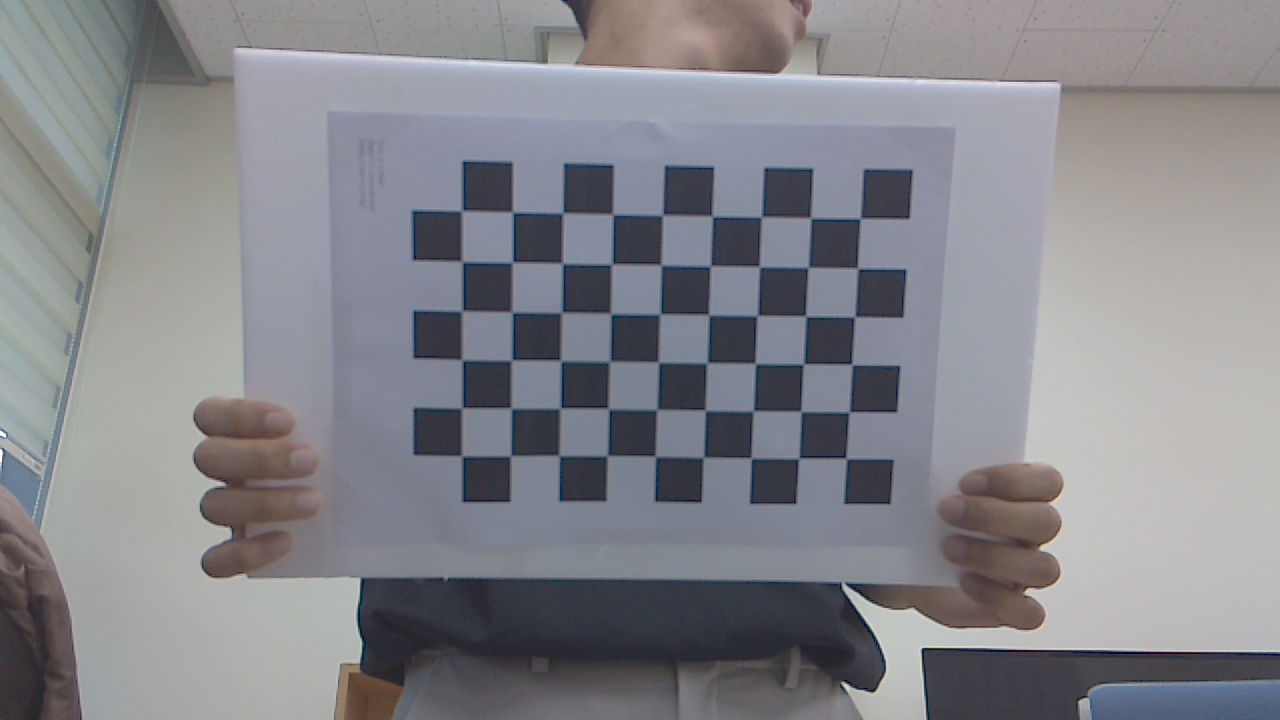
//> input picture test_codes/checkimage_dataset1/00000.png, 1280 x 720 px; its folder holds only this picture in this run
$ ./calibration   (built with g++ and OpenCV 4)
//> lines starting //> are read from the running program, lines starting //| are printed output that depends on the picture; after the words box and inside, x2 and y2 are one past the last pixel; in counts of white or black regions, pixels touching at a corner belong together
#include <iostream>
#include <opencv2/opencv.hpp>
#include <opencv2/calib3d.hpp>
#include <opencv2/highgui.hpp>
#include <opencv2/imgproc.hpp>

int main(int argc, char** argv){
    (void)argc;
    (void)argv;

    std::vector<cv::String> fileNames;
    cv::glob("../checkimage_dataset1/*.png", fileNames, false);
    cv::Size patternSize(10 - 1, 7 - 1);
    std::vector<std::vector<cv::Point2f>> q(fileNames.size());

    std::vector<std::vector<cv::Point3f>> Q;
    // 1. Generate checkerboard (world) coordinates Q. The board has 10 x 7
    // field with a size of 4cm x 4cm (40 x 40mm)
    // 35mm 35mm

    int checker_board[2] = {10, 7};
    // Define the world coordinate for 3D points
    std::vector<cv::Point3f> objp;
    for(int i=1; i<checker_board[1]; i++){
        for(int j=1; j<checker_board[0]; j++){
            objp.push_back(cv::Point3f(j, i, 0));
        }
    }

    std::vector<cv::Point2f> imgPoints;
    // Detect feature points
    std::size_t i = 0;
    for(auto const &f : fileNames){
        std::cout << std::string(f) << std::endl;

        // 2. Read in the image an call cv::findChessboardCorners()
        cv::Mat img = cv::imread(fileNames[i]);
//> img is the input picture: 720 rows x 1280 cols, CV_8UC3; mean B, G, R 138.7, 133.5, 133
        std::cout << "image size " << img.size() << std::endl;
//| image size [1280 x 720]
        cv::Mat gray;

        // make gray image
        cv::cvtColor(img, gray, cv::COLOR_BGR2GRAY);
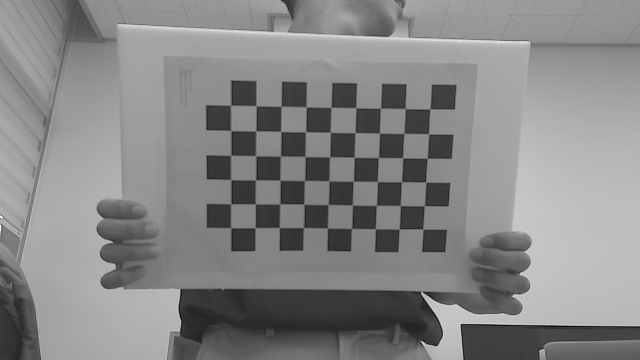
//> gray: 720 rows x 1280 cols, CV_8UC1 (shown at 1/2 size); min 4, max 255, mean 133.9

        bool patternFound = cv::findChessboardCorners(gray, patternSize, q[i],
                cv::CALIB_CB_ADAPTIVE_THRESH + cv::CALIB_CB_NORMALIZE_IMAGE + cv::CALIB_CB_FAST_CHECK);
//> q = 1 point lists; patternFound = true

        // 2. Use cv::cornerSubPix() to refine the found corner detections
        if(patternFound){
            std::cout << "FOUND!!" << std::endl;
            cv::cornerSubPix(gray, q[i], cv::Size(11, 11), cv::Size(-1, -1), cv::TermCriteria(cv::TermCriteria::EPS + cv::TermCriteria::MAX_ITER, 30, 0.1));
            Q.push_back(objp);
        }

        cv::drawChessboardCorners(img, patternSize, q[i], patternFound);
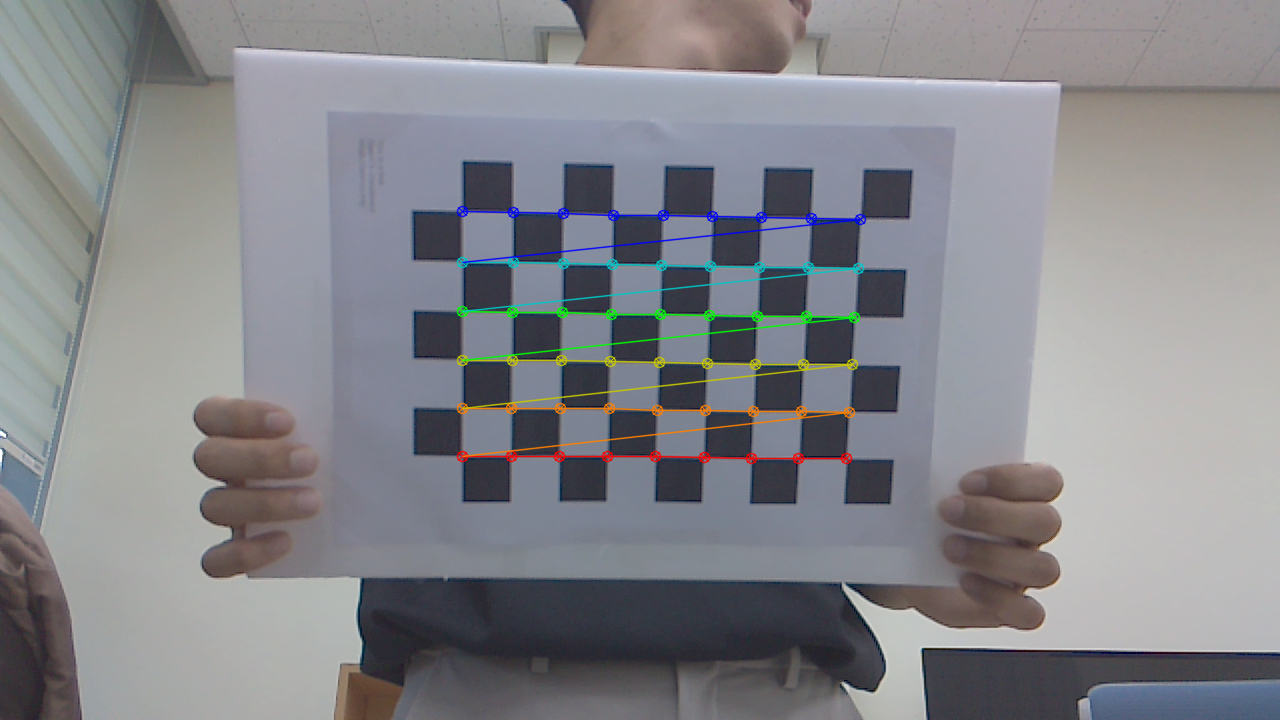
//> img: 720 rows x 1280 cols, CV_8UC3; 1.86% of pixels changed, all inside (x1, y1, x2, y2) = (456, 205, 867, 465)
        cv::imshow("detection", img);
        cv::waitKey(5);

        i++;
    }
    cv::Matx33f K(cv::Matx33f::eye()); // instrinsic camera matrix
    cv::Vec<float, 5> k(0, 0, 0, 0, 0); // distortion coefficients

    std::vector<cv::Mat> rvecs, tvecs;
    std::vector<double> stdIntrinsics, stdExtrinsics, perViewErrors;
    int flags = cv::CALIB_FIX_ASPECT_RATIO + cv::CALIB_FIX_K3 + cv::CALIB_ZERO_TANGENT_DIST + cv::CALIB_FIX_PRINCIPAL_POINT;
    // frame size = 1280 720
    cv::Size frameSize(4032, 3024);

    std::cout << "Calibrating . . . " << std::endl;
    std::cout << "Q is size = " << Q.size() << " q size is = " << q.size() << std::endl;
//| Q is size = 1 q size is = 1


    // 4. Call "float error = cv::calibrateCamera()" with the input coordinate
    // and output parameters as declared above ...
    float error = cv::calibrateCamera(Q, q, frameSize, K, k, rvecs, tvecs, flags);
//> K = [[9828.1, 0, 2015.5], [0, 9828.1, 1511.5], [0, 0, 1]]; k = [-1.93, 24.76, 0, 0, 0]; error = 1.12

    std::cout << "Reprojection error = " << error << "\nK = \n" << K << "\nk = \n" << k << std::endl;
//| Reprojection error = 1.12208
//| K =
//| [9828.1094, 0, 2015.5;
//|  0, 9828.1094, 1511.5;
//|  0, 0, 1]
//| k =
//> (the first 6 of 7 printed lines)

    // Precompute lens correction interplation
    cv::Mat mapX, mapY;
    cv::initUndistortRectifyMap(K, k, cv::Matx33f::eye(), K, frameSize, CV_32FC1, mapX, mapY);
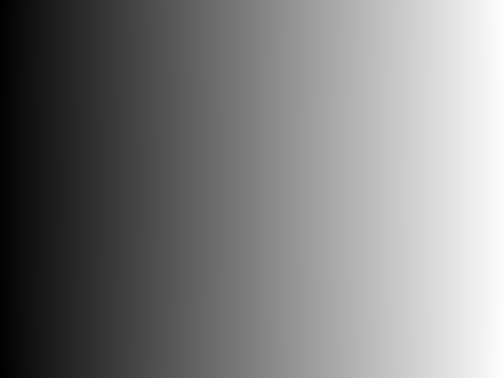
//> mapX: 3024 rows x 4032 cols, CV_32FC1 (shown at 1/8 size); min 40.31, max 3990.7, mean 2015.5; drawn with min black and max white
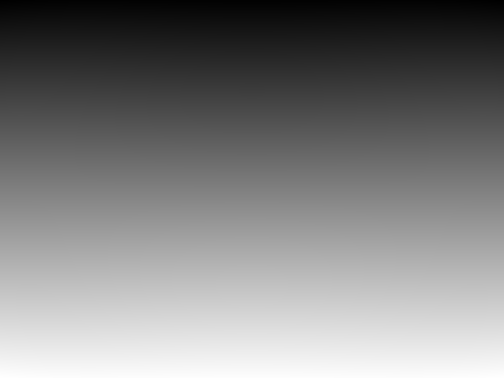
//> mapY: 3024 rows x 4032 cols, CV_32FC1 (shown at 1/8 size); min 30.23, max 2992.8, mean 1511.5; drawn with min black and max white

    for(auto const &f : fileNames){
        std::cout << std::string(f) << std::endl;
        cv::Mat img = cv::imread(f, cv::IMREAD_COLOR);

        cv::Mat imgUndistorted;
        // 5. Remap the image using the precomputed interpolation maps.
        cv::remap(img, imgUndistorted, mapX, mapY, cv::INTER_LINEAR);
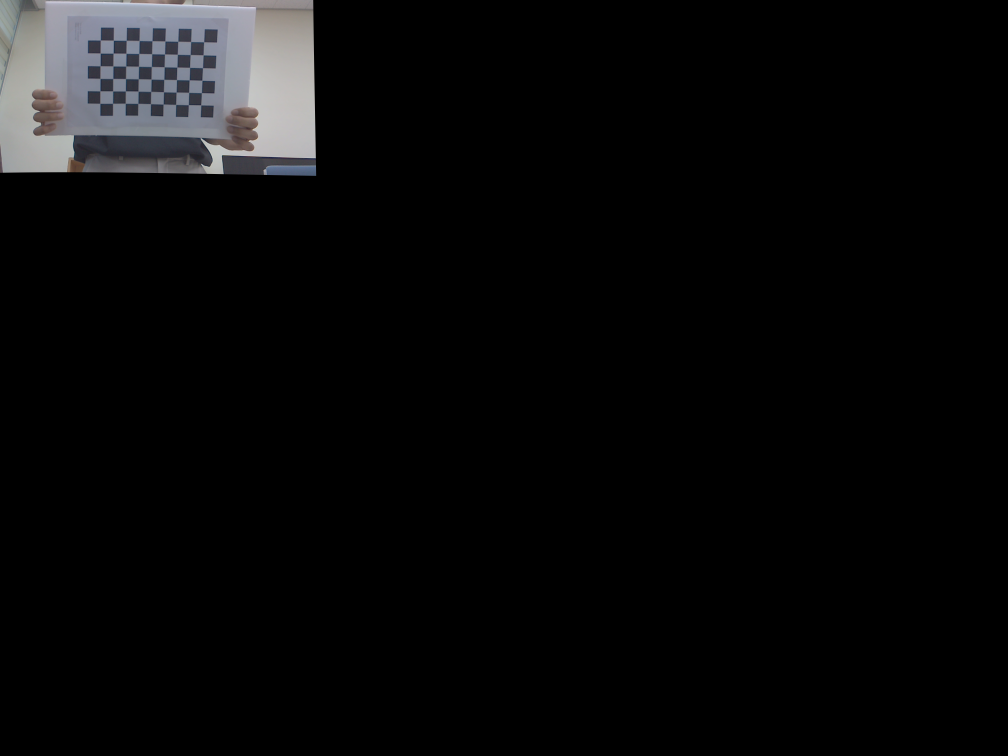
//> imgUndistorted: 3024 rows x 4032 cols, CV_8UC3 (shown at 1/4 size); mean B, G, R 9.9, 9.5, 9.4

        cv::imshow("undistorted image", imgUndistorted);
        cv::waitKey(0);
    }

    return 0;
}

$ run again, on test_codes/checkimage_dataset1/00004.png
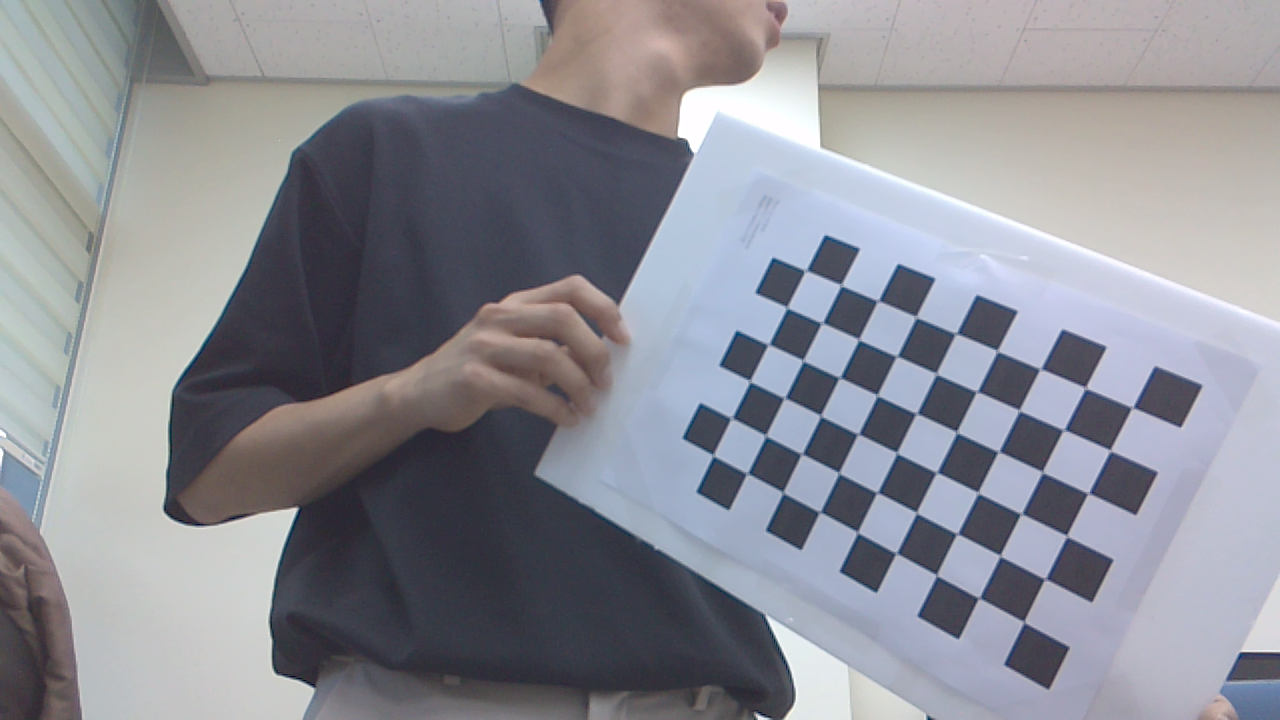
//> input picture test_codes/checkimage_dataset1/00004.png, 1280 x 720 px
//> img is the input picture: 720 rows x 1280 cols, CV_8UC3; mean B, G, R 148.7, 141.1, 140
//| image size [1280 x 720]
//> q = 1 point lists; patternFound = true
//> `cv::drawChessboardCorners(img, patternSize, q[i], patternFound);`:
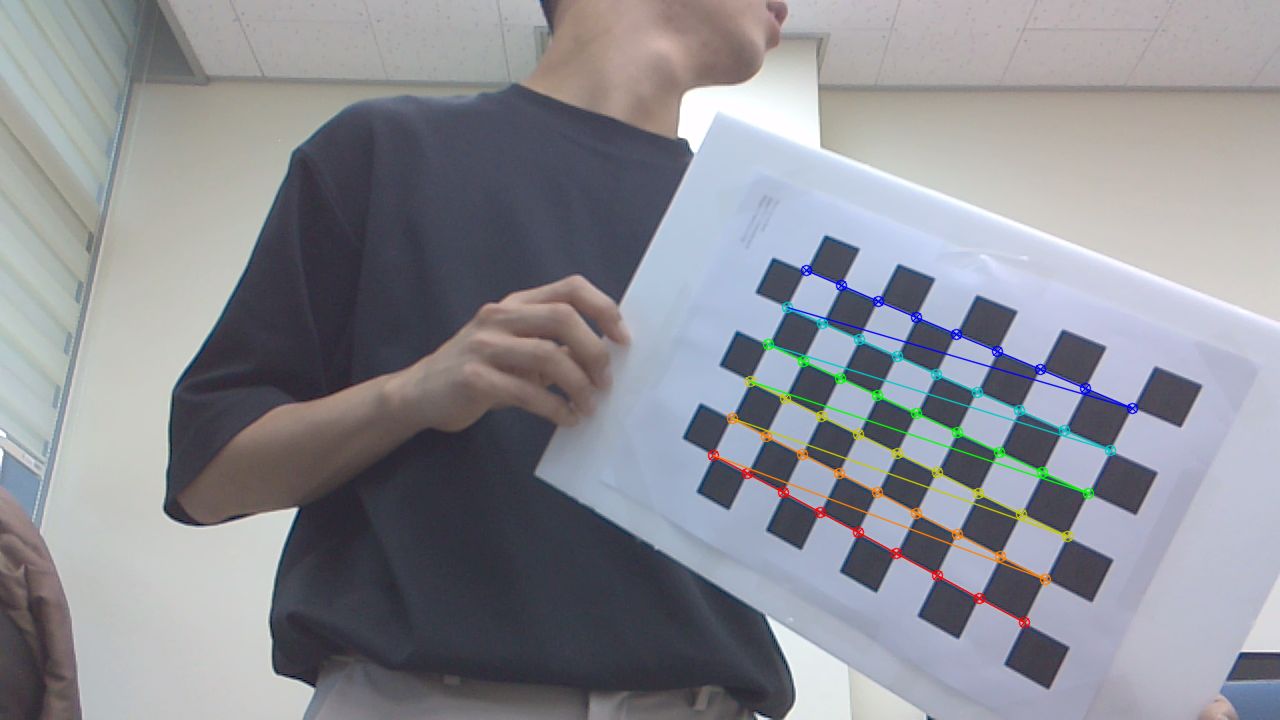
//> img: 720 rows x 1280 cols, CV_8UC3; 1.64% of pixels changed, all inside (x1, y1, x2, y2) = (707, 264, 1139, 629)
//| Q is size = 1 q size is = 1
//> K = [[3207, 0, 2015.5], [0, 3207, 1511.5], [0, 0, 1]]; k = [0.289, -1.11, 0, 0, 0]; error = 4.65
//| Reprojection error = 4.65202
//| K =
//| [3206.9763, 0, 2015.5;
//|  0, 3206.9763, 1511.5;
//|  0, 0, 1]
//| k =
//> (the first 6 of 7 printed lines)
//> `cv::remap(img, imgUndistorted, mapX, mapY, cv::INTER_LINEAR);`:
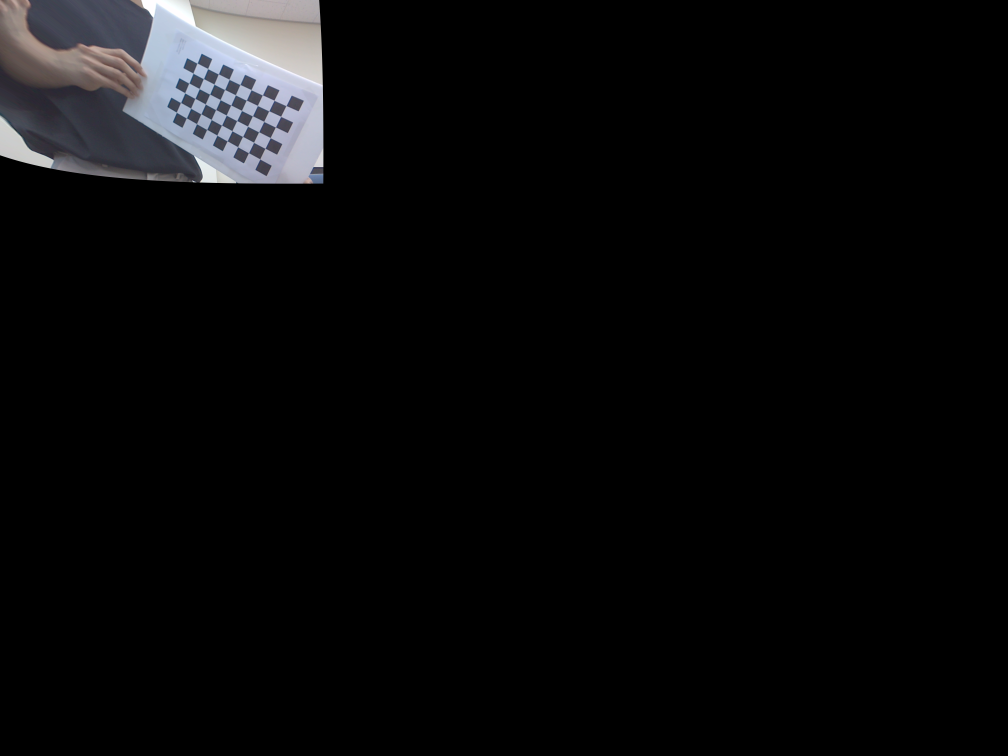
//> imgUndistorted: 3024 rows x 4032 cols, CV_8UC3 (shown at 1/4 size); mean B, G, R 10.4, 9.6, 9.6

$ run again, on test_codes/checkimage_dataset1/00005.png
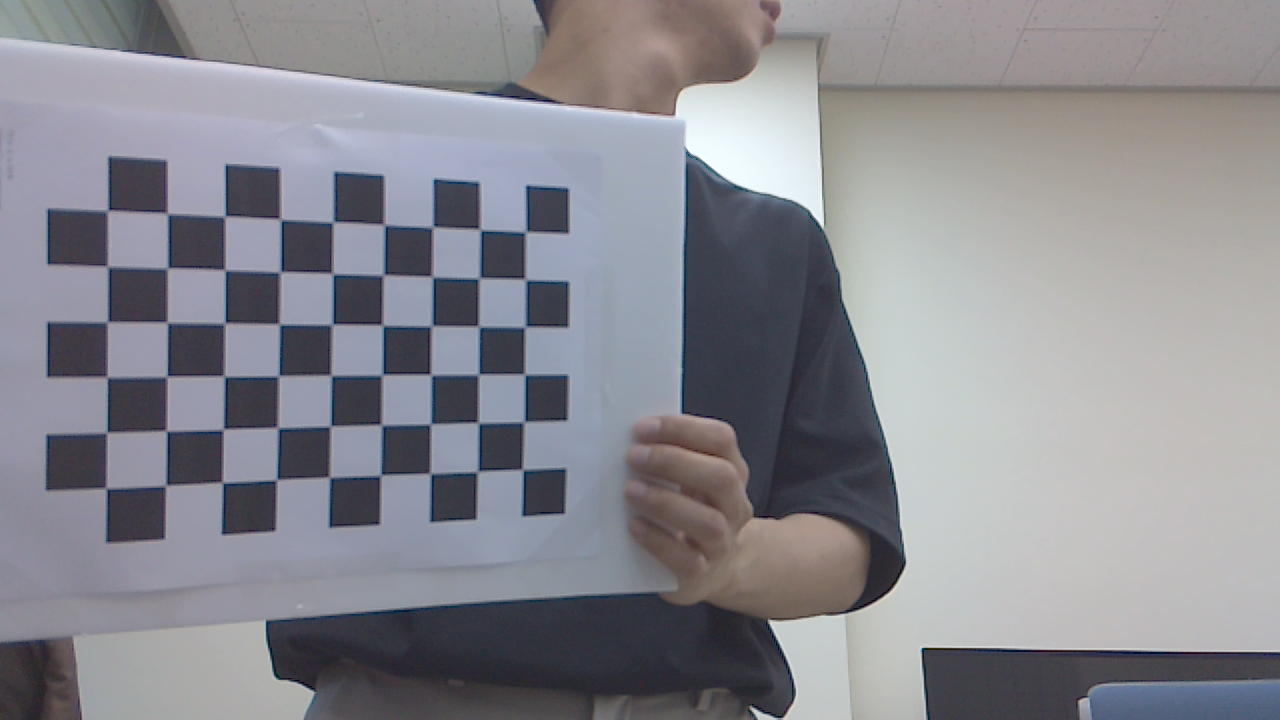
//> input picture test_codes/checkimage_dataset1/00005.png, 1280 x 720 px
//> img is the input picture: 720 rows x 1280 cols, CV_8UC3; mean B, G, R 143.8, 137.4, 137.4
//| image size [1280 x 720]
//> q = 1 point lists; patternFound = true
//> `cv::drawChessboardCorners(img, patternSize, q[i], patternFound);`:
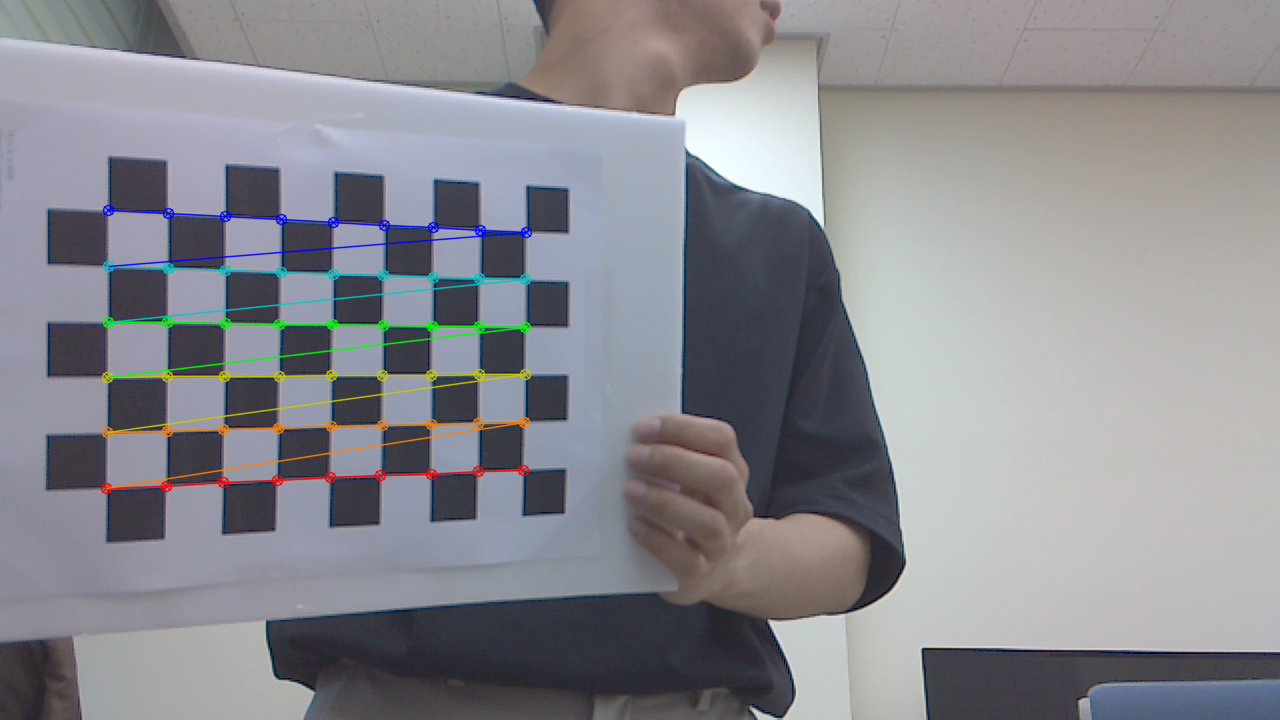
//> img: 720 rows x 1280 cols, CV_8UC3; 1.96% of pixels changed, all inside (x1, y1, x2, y2) = (100, 204, 533, 495)
//| Q is size = 1 q size is = 1
//> K = [[3060.7, 0, 2015.5], [0, 3060.7, 1511.5], [0, 0, 1]]; k = [0.508, -0.113, 0, 0, 0]; error = 2.92
//| Reprojection error = 2.91957
//| K =
//| [3060.7068, 0, 2015.5;
//|  0, 3060.7068, 1511.5;
//|  0, 0, 1]
//| k =
//> (the first 6 of 7 printed lines)
//> `cv::remap(img, imgUndistorted, mapX, mapY, cv::INTER_LINEAR);`:
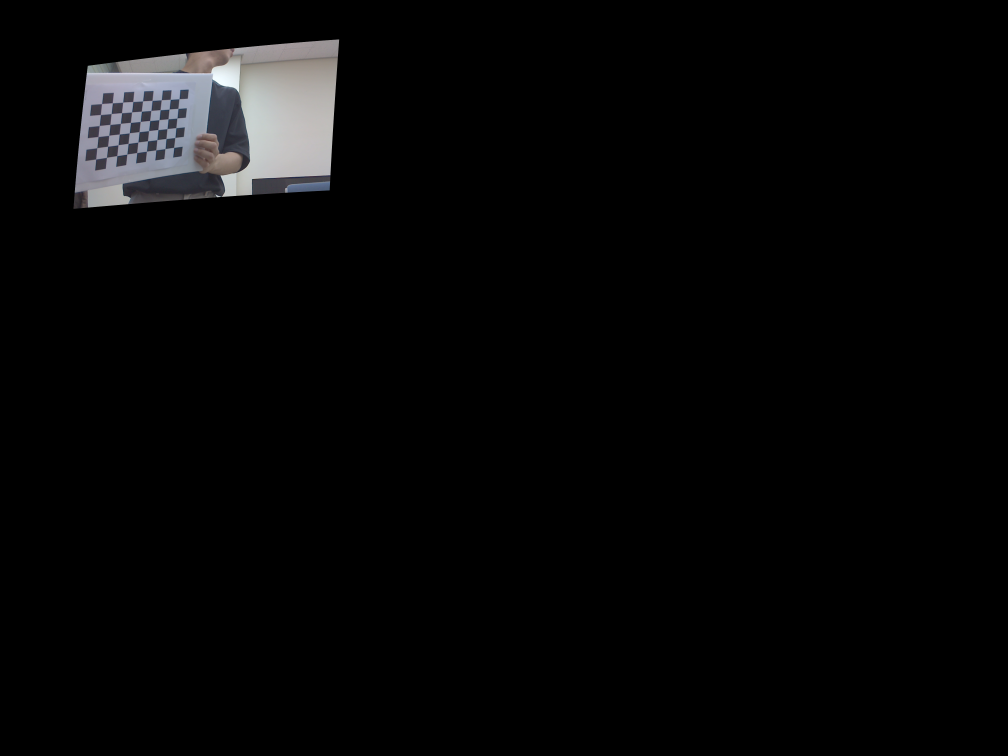
//> imgUndistorted: 3024 rows x 4032 cols, CV_8UC3 (shown at 1/4 size); mean B, G, R 7, 6.8, 6.8
